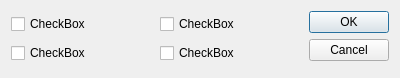
<?xml version="1.0" encoding="UTF-8"?>
<ui version="4.0">
 <class>Dialog</class>
 <widget class="QDialog" name="Dialog">
  <property name="geometry">
   <rect>
    <x>0</x>
    <y>0</y>
    <width>400</width>
    <height>78</height>
   </rect>
  </property>
  <property name="windowTitle">
   <string>Dialog</string>
  </property>
  <layout class="QHBoxLayout" name="horizontalLayout">
   <item>
    <layout class="QGridLayout" name="gridLayout">
     <item row="0" column="0">
      <widget class="QCheckBox" name="checkBox">
       <property name="text">
        <string>CheckBox</string>
       </property>
      </widget>
     </item>
     <item row="0" column="1">
      <widget class="QCheckBox" name="checkBox_2">
       <property name="text">
        <string>CheckBox</string>
       </property>
      </widget>
     </item>
     <item row="1" column="0">
      <widget class="QCheckBox" name="checkBox_3">
       <property name="text">
        <string>CheckBox</string>
       </property>
      </widget>
     </item>
     <item row="1" column="1">
      <widget class="QCheckBox" name="checkBox_4">
       <property name="text">
        <string>CheckBox</string>
       </property>
      </widget>
     </item>
    </layout>
   </item>
   <item>
    <widget class="QDialogButtonBox" name="buttonBox">
     <property name="orientation">
      <enum>Qt::Vertical</enum>
     </property>
     <property name="standardButtons">
      <set>QDialogButtonBox::Cancel|QDialogButtonBox::Ok</set>
     </property>
    </widget>
   </item>
  </layout>
 </widget>
 <resources/>
 <connections>
  <connection>
   <sender>buttonBox</sender>
   <signal>accepted()</signal>
   <receiver>Dialog</receiver>
   <slot>accept()</slot>
   <hints>
    <hint type="sourcelabel">
     <x>248</x>
     <y>254</y>
    </hint>
    <hint type="destinationlabel">
     <x>157</x>
     <y>274</y>
    </hint>
   </hints>
  </connection>
  <connection>
   <sender>buttonBox</sender>
   <signal>rejected()</signal>
   <receiver>Dialog</receiver>
   <slot>reject()</slot>
   <hints>
    <hint type="sourcelabel">
     <x>316</x>
     <y>260</y>
    </hint>
    <hint type="destinationlabel">
     <x>286</x>
     <y>274</y>
    </hint>
   </hints>
  </connection>
 </connections>
</ui>
